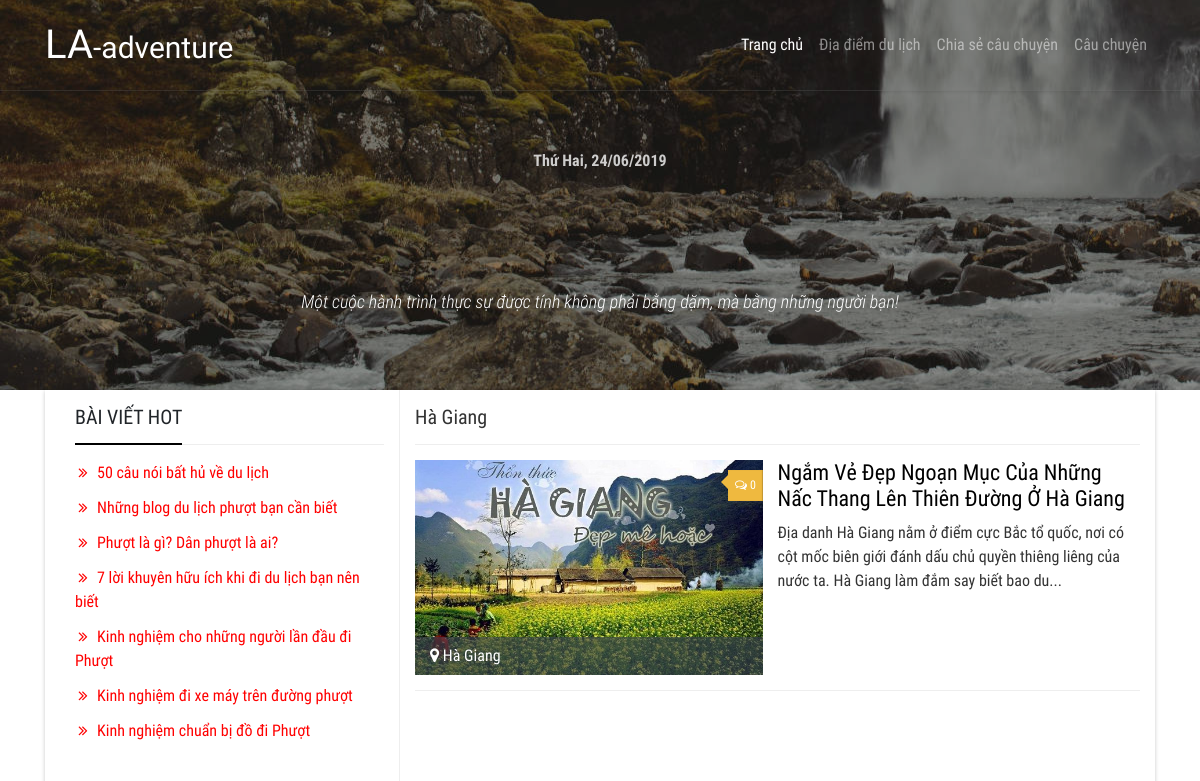
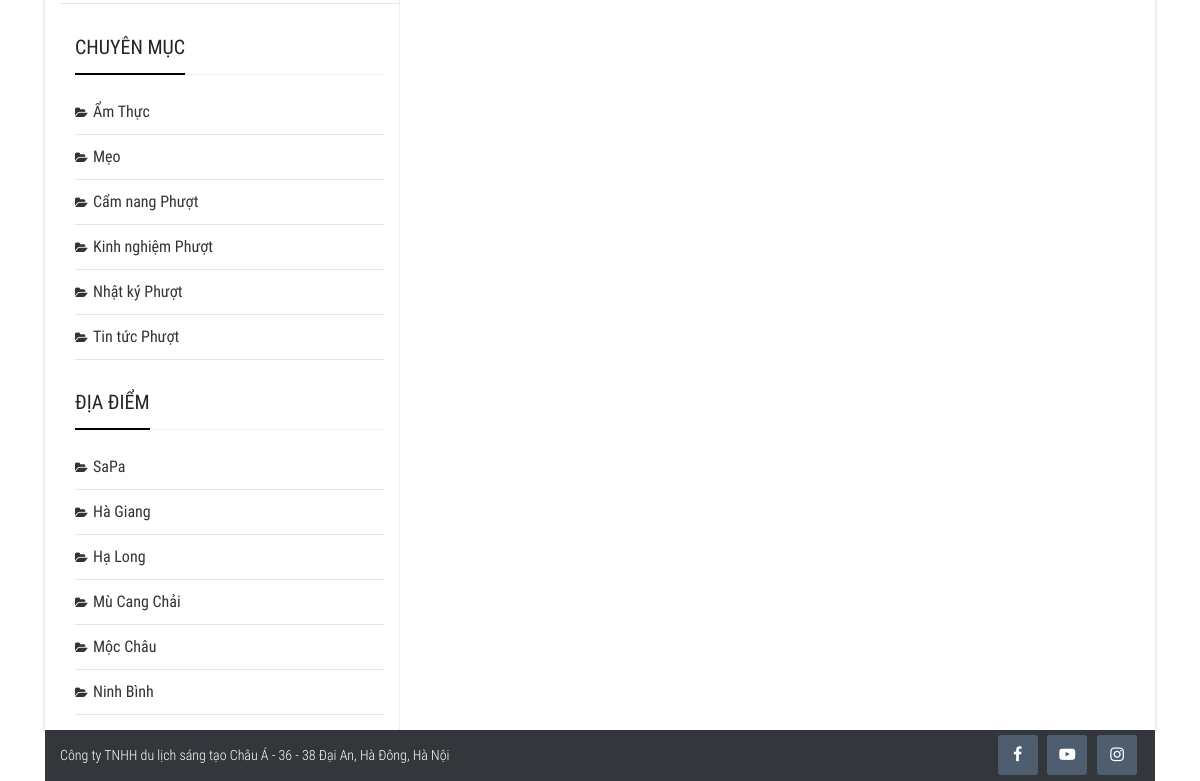
Page /diadiem.php?id=6 on the earlier database version (2 pictures, top to bottom).
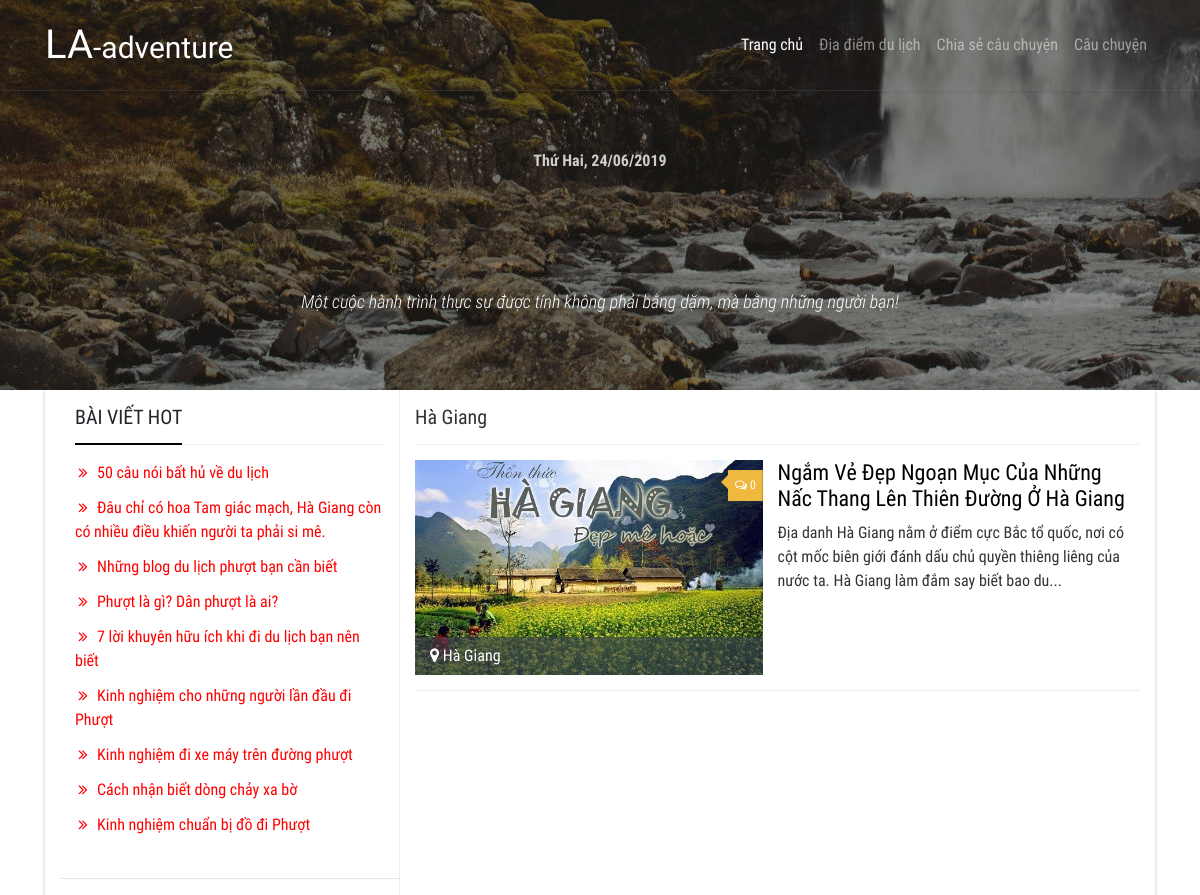
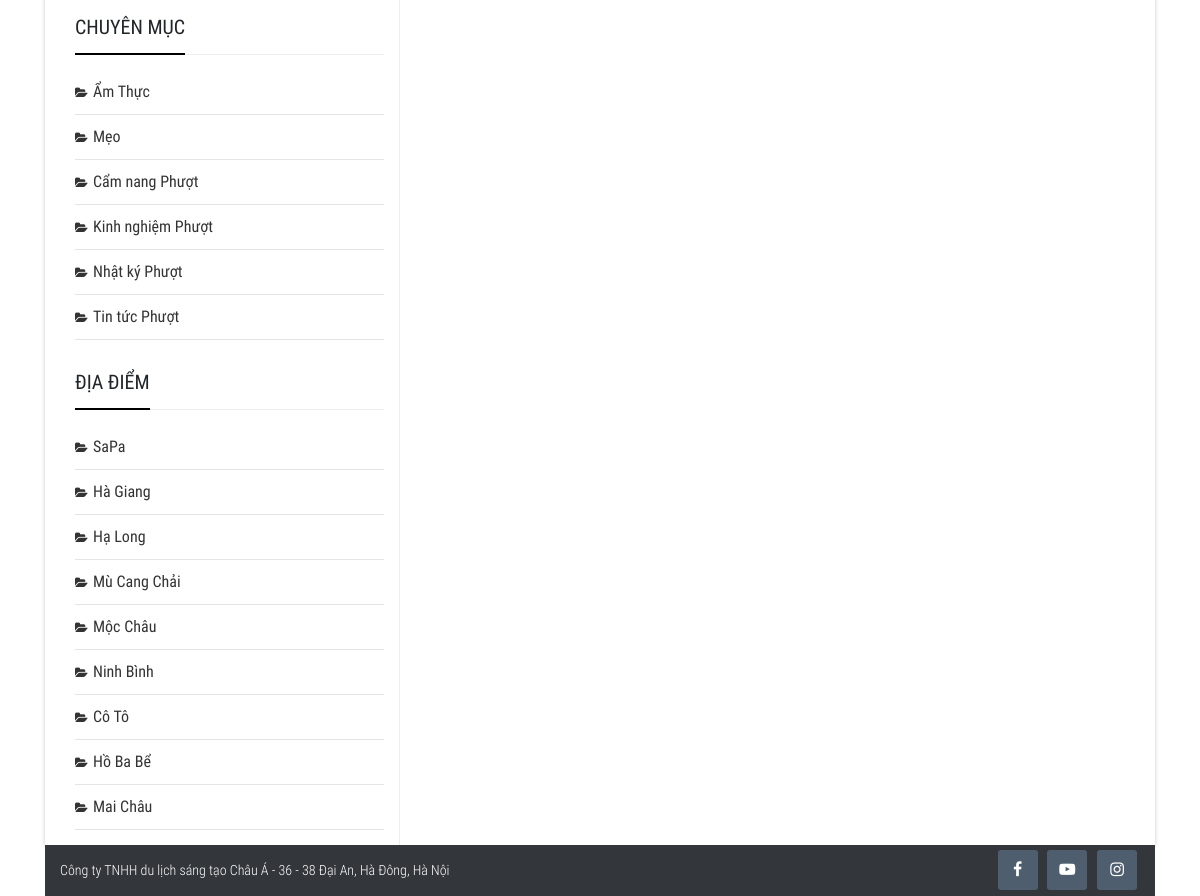
Same page on the later database version (2 pictures, top to bottom).
### tables this page shows
CREATE TABLE `tintuc` (
  `tintuc_id` int(11) NOT NULL,
  `danhmuc_id` int(11) DEFAULT NULL,
  `tintuc_ten` varchar(150) DEFAULT NULL,
  `tintuc_mota` text NOT NULL,
  `tintuc_noidung` text DEFAULT NULL,
  `tintuc_anh` varchar(100) DEFAULT NULL,
  `tintuc_ngaytao` date DEFAULT NULL,
  `tintuc_hot` tinyint(4) DEFAULT NULL
);

CREATE TABLE `danhmuc` (
  `danhmuc_id` int(11) NOT NULL,
  `danhmuc_ten` varchar(100) NOT NULL,
  `danhmuc_vitri` int(11) NOT NULL,
  `danhmuc_ngaytao` date NOT NULL
);

CREATE TABLE `diadiem` (
  `diadiem_id` int(11) NOT NULL,
  `diadiem_ten` varchar(150) NOT NULL,
  `diadiem_anh` varchar(100) NOT NULL,
  `diadiem_ngaytao` date NOT NULL,
  `diadiem_vitri` int(11) NOT NULL
);

CREATE TABLE `baiviet_diadiem` (
  `baiviet_diadiem_id` int(11) NOT NULL,
  `diadiem_id` int(11) NOT NULL,
  `baiviet_diadiem_ten` varchar(150) NOT NULL,
  `baiviet_diadiem_mota` text NOT NULL,
  `baiviet_diadiem_anh` varchar(100) NOT NULL,
  `baiviet_diadiem_noidung` text NOT NULL,
  `baiviet_diadiem_ngaytao` date NOT NULL,
  `baiviet_diadiem_hot` tinyint(4) NOT NULL
);

### includes/functions.php (called while the page is built, shortened)
<?php
    function validate_id($id) {
        if(isset($id) && filter_var($id, FILTER_VALIDATE_INT, array('min_range' =>1))) {
            $val_id = $id;
            return $val_id;
        } else {
            return NULL;
        }
    }
    function the_excerpt($text, $string = 400) {
        $sanitized = strip_tags($text);
        if(strlen($sanitized) > $string) {
            $cutString = substr($sanitized,0,$string);
            $words = substr($sanitized, 0, strrpos($cutString, ' '));
            return $words .'...';
        } else {
            return $sanitized;
        }
    }
    function fetch_categories_location($display = 5, $id) {
        global $dbc;
        $start = (isset($_GET['s']) && filter_var($_GET['s'], FILTER_VALIDATE_INT, array('min_range' => 1))) ? $_GET['s'] : 0;
        $query = "SELECT l.baiviet_diadiem_hot ,l.baiviet_diadiem_id ,l.baiviet_diadiem_ten, l.baiviet_diadiem_mota, l.baiviet_diadiem_noidung, l.baiviet_diadiem_anh, DATE_FORMAT(l.baiviet_diadiem_ngaytao, '%d Tháng %m, %y') AS date, c.diadiem_ten, c.diadiem_id";
        $query .= " FROM baiviet_diadiem AS l ";
        $query .= " INNER JOIN diadiem AS c ";
        $query .= " USING (diadiem_id) WHERE c.diadiem_id = '{$id}' ORDER BY l.baiviet_diadiem_hot DESC LIMIT {$start}, {$display}";
        $result = $dbc->query($query);
        if($result->num_rows > 0) {
            $posts = array();
            while($results = $result->fetch_array(MYSQLI_ASSOC)) {
                $posts[] = $results;
            }
            return $posts;
        } else {
            return FALSE;
        }
    }
    function countComment($type, $id) {
        global $dbc;
        $query = "SELECT count(binhluan_id) FROM binhluan WHERE binhluan_kieu = '{$type}' AND foreign_id = {$id}";
        $result = $dbc->query($query);
        if($result->num_rows > 0) {
            list($count) = $result->fetch_array(MYSQLI_NUM);
          return $count;
        } else{
          return FALSE;
        }
    }
?>

### diadiem.php (the view, shortened to what the changed rows need)
<?php include('includes/mysqli_connect.php');?>
<?php include('includes/functions.php');?>
<?php include('includes/header_sub.php');?>
<?php
if($id = validate_id($_GET['id'])) {
    $display = 4;
    $posts = fetch_categories_location($display, $id);
    $type = 'diadiem';
} else {
    redirect_to();
}
 ?>
<main id="main">
  <div class="container">
    <div class="row">
      <div class="col-md-12">
        <div class="wrapper-main">
          <div class="row m-0">
            <div class="col-md-4 p-0">
              <?php include('includes/sidebar.php');?>
            </div>
            <div class="col-md-8 p-0">
              <div class="wrapper-main-content">
                <h2 class="title"><?php echo isset($posts[0]["diadiem_ten"]) ? $posts[0]["diadiem_ten"] : "ĐỊA ĐIỂM"; ?></h2>
                <div class="row">
                  <div class="col-md-12">
                    <div class="box-content">
                      <div class='location-layout'>
                        <div class="row">
                          <?php
                          if(!empty($posts)){
                            foreach ($posts as $post) {
                              $countComment = countComment($type, $post['baiviet_diadiem_id']);
                              if($countComment > 0) {
                                $count = $countComment;
                              } else {
                                $count = 0;
                              }
                             echo "
                              <div class='item_wrap clearfix'>
                                <div class='image_wrap'>
                                  <a href='chitietdiadiem.php?id={$post['baiviet_diadiem_id']}'>
                                    <img src='".BASE_URL."/admin/uploads/images/{$post['baiviet_diadiem_anh']}' class='img-fluid' alt=''>
                                  </a>
                                  <a class='post-comments' href='chitietdiadiem.php?id={$post['baiviet_diadiem_id']}#disscuss'><span><i class='fa fa-comments-o'></i>{$count}</span></a>
                                  <a href='diadiem.php?id={$post['diadiem_id']}'><div class='location-icon'><i class='fa fa-map-marker' aria-hidden='true'></i> {$post['diadiem_ten']}</div></a>
                                </div>
                                <div class='details_wrap'>
                                  <div class='information_wrapper'>
                                      <h2 class='name'><a href='chitietdiadiem.php?id={$post['baiviet_diadiem_id']}'>{$post['baiviet_diadiem_ten']}</a></h2>
                                      <div class='description'>".the_excerpt($post['baiviet_diadiem_mota'], 250)."</div>
                                  </div>
                                </div>
                              </div>
                              ";
                            }
                          } else {
                            $messages = "<p>Không có bài viết nào</p>";
                          }
                          ?>
                        </div>
                      </div>
                    </div>
                  </div>
                </div>
              </div>
            </div>
          </div>
        </div>
      </div>
    </div>
  </div>
</main>
<?php include('includes/footer.php');?>

### includes/sidebar.php (shortened to what the changed rows need)
<aside id="aside">
  <div class="sidebar-sticky">
    <div class="wrapper-post-hot">
      <ul class="list-post-hot">
        <?php
          $query = "SELECT tintuc_id, tintuc_ten FROM tintuc WHERE tintuc_hot = 1 ORDER BY tintuc_id ASC LIMIT 0, 10";
          $result = $dbc->query($query);
          while ($news = $result->fetch_array(MYSQLI_ASSOC)) {
              echo "<li><a href='single.php?id={$news['tintuc_id']}'";
              echo ">".$news['tintuc_ten']. "</a></li>";
          }
         ?>
      </ul>
    </div>
    <div class="wrapper-categories">
      <ul>
        <?php
          $query = "SELECT * FROM danhmuc ORDER BY danhmuc_id ASC";
          $result = $dbc->query($query);
          while ($cats = $result->fetch_array(MYSQLI_ASSOC)) {
              echo "<li class='cat-item'><a href='danhmuctintuc.php?id={$cats['danhmuc_id']}'";
              echo ">".$cats['danhmuc_ten']. "</a></li>";
          }
         ?>
      </ul>
    </div>
    <div class="wrapper-categories">
      <ul>
        <?php
          $query = "SELECT * FROM diadiem ORDER BY diadiem_id ASC";
          $result = $dbc->query($query);
          while ($location = $result->fetch_array(MYSQLI_ASSOC)) {
              echo "<li class='cat-item'><a href='diadiem.php?id={$location['diadiem_id']}'";
              echo ">".$location['diadiem_ten']. "</a></li>";
          }
         ?>
      </ul>
    </div>
  </div>
</aside>

Differences in the rows shown:
now on this page (row edited): tintuc: tintuc_ten "Đâu chỉ có hoa Tam giác mạch, Hà Giang còn có nhiều điều khiến người ta phải si mê."
now on this page (row edited): tintuc: tintuc_ten "Cách nhận biết dòng chảy xa bờ"
added diadiem: diadiem_ten "Cô Tô"
added diadiem: diadiem_ten "Hồ Ba Bể"
added diadiem: diadiem_ten "Mai Châu"
